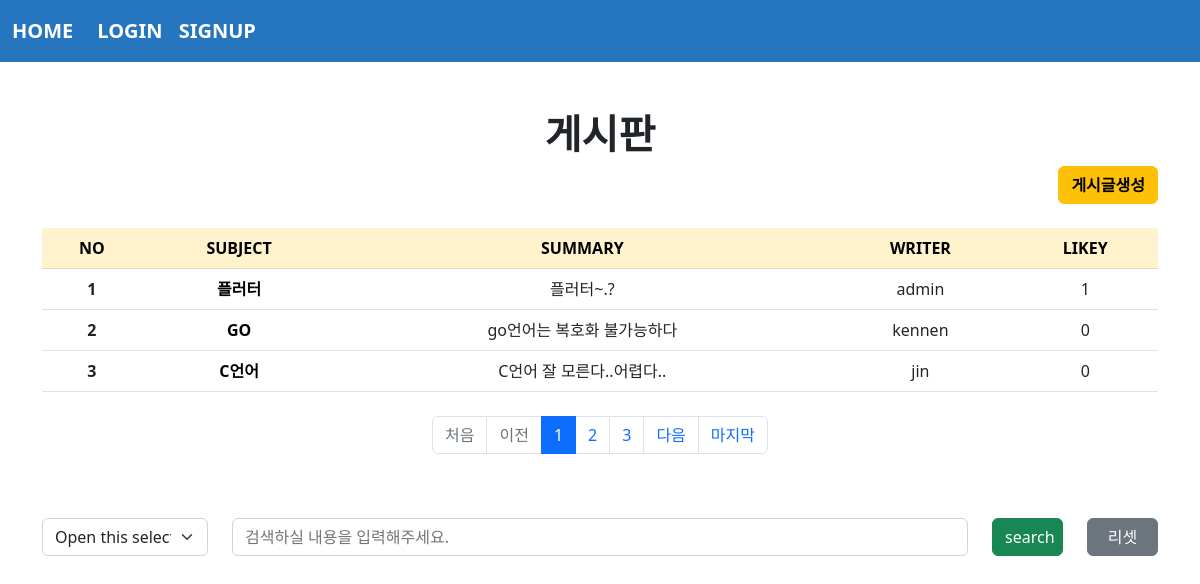
The app's page /board/index/ with its own data.
### board/models.py (models this page shows, shortened)
class Board(models.Model):
    subject = models.CharField(max_length=100)
    writer = models.ForeignKey(User, on_delete=models.CASCADE, related_name='writer')
    content = models.TextField()
    pubdate = models.DateTimeField()
    likey = models.ManyToManyField(User, blank=True, related_name='likey')

### acc/models.py (models this page shows, shortened)
class User(AbstractUser):
    comment= models.TextField()
    point = models.IntegerField(default=0)
    pic = models.ImageField(upload_to="user/%y/%m")

### board/views.py (the view)
# urls.py: path('index/', views.index, name="index"),
def index(request):
    cate = request.GET.get('cate', "")
    kw = request.GET.get('kw', "")
    pg = request.GET.get('page', 1)
    if kw:
        if cate == 'sub':
            b = Board.objects.filter(subject__startswith=kw)
        elif cate == 'wri':
            try:
                from acc.models import User
                u = User.objects.get(username=kw)
                b = Board.objects.filter(writer=u) #중요
            except:
                b = Board.objects.none()
        elif cate == 'con':
            b = Board.objects.filter(content__contains=kw)
        else:
            b = Board.objects.none()
    else:
        b = Board.objects.all()
    b = b.order_by('pubdate')
    pag = Paginator(b, 3)
    obj = pag.get_page(pg)
    context = {
        "bset" : obj,
        "cate" : cate,
        "kw" : kw
    }
    return render(request, 'board/index.html', context)

### templates/board/index.html (shortened to what this page needs)
{% extends 'base.html' %}
{% block con %}
{% load mathfilters %}
    <div class="text-center">
        <h1><b>게시판</b></h1>
    </div>
    <div class="text-end">
        <a href="{% url 'board:create' %}" class="btn btn-warning"><b>게시글생성</b></a>
    </div>
    <table class="table table-hover mt-4">
        <thead>
            <tr class="table-warning text-center">
                <th scope="col">NO</th>
                <th scope="col">SUBJECT</th>
                <th scope="col">SUMMARY</th>
                <th scope="col">WRITER</th>
                <th scope="col">LIKEY</th>
            </tr>
        </thead>
        <tbody>
            {% for i in bset %}
                <tr class="text-center">
                    <th scope="row">{{ bset.start_index|add:forloop.counter0 }}</th>
                    <td><a class="sub" href="{% url 'board:detail' i.id %}">{{i.subject}}</a></td>
                    <td>{{i.content|truncatewords:10}}</td>
                    <td>{{i.writer}}</td>
                    <td>{{i.likey.count}}</td>
                </tr>
            {% endfor %}
        </tbody>
    </table>
    <nav aria-label="Page navigation example" class="mt-4">
        <ul class="pagination justify-content-center">
            {% if bset.has_previous %}
                <li class="page-item"><a class="page-link" href="{% url 'board:index' %}?page=1&cate={{cate}}&kw={{kw}}">처음</a></li>
                <li class="page-item"><a class="page-link" href="{% url 'board:index' %}?page={{bset.previous_page_number}}&cate={{cate}}&kw={{kw}}">이전</a></li>
            {% else %}
                <li class="page-item disabled"><a class="page-link">처음</a></li>
                <li class="page-item disabled"><a class="page-link">이전</a></li>
            {% endif %}
            {% for i in bset.paginator.page_range %}
                {% if bset.number|add:5 >= i and i >= bset.number|sub:4 %}
                    <li class="page-item {% if bset.number == i %}active{% endif %}"><a class="page-link" href="{% url 'board:index' %}?page={{i}}&cate={{cate}}&kw={{kw}}">{{i}}</a></li>
                {% endif %}
            {% endfor %}
            {% if bset.has_next %}
                <li class="page-item"><a class="page-link" href="{% url 'board:index' %}?page={{bset.next_page_number}}&cate={{cate}}&kw={{kw}}">다음</a></li>
                <li class="page-item"><a class="page-link" href="{% url 'board:index' %}?page={{bset.paginator.num_pages}}&cate={{cate}}&kw={{kw}}">마지막</a></li>
            {% else %}
                <li class="page-item disabled"><a class="page-link">다음</a></li>
                <li class="page-item disabled"><a class="page-link">마지막</a></li>
            {% endif %}
        </ul>
    </nav>
    <br>
    <form>
        <div class="row mt-4">
            <div class="col-sm-2">
                <select class="form-select" aria-label="Default select example" name="cate">
                    <option selected>Open this select menu</option>
                </select>
            </div>
            <div class="col-sm-8">
                <input class="form-select" type="text" name="kw" value="{{kw}}" size="70" placeholder="검색하실 내용을 입력해주세요.">
            </div>
            <div class="col-sm-1">
                <button class="btn btn-success" style="width: 100%;">search</button>
            </div>
            <div class="col-sm-1">
                <a href="{% url 'board:index' %}" class="btn btn-secondary" style="width: 100%;">리셋</a>
            </div>
        </div>
    </form>
{% endblock %}

### templates/board/index.html (style rules this page uses)
.sub { text-decoration: none; color:rgb(0, 0, 0); font-weight: bold; }

### records on screen
Board: start_index|add "1", subject "플러터", content "플러터~.?", writer "admin", likey.count "1"
Board: start_index|add "2", subject "GO", content "go언어는 복호화 불가능하다", writer "kennen", likey.count "0"
Board: start_index|add "3", subject "C언어", content "C언어 잘 모른다..어렵다..", writer "jin", likey.count "0"

### other values on screen
{{ i }} "1" "2" "3"
